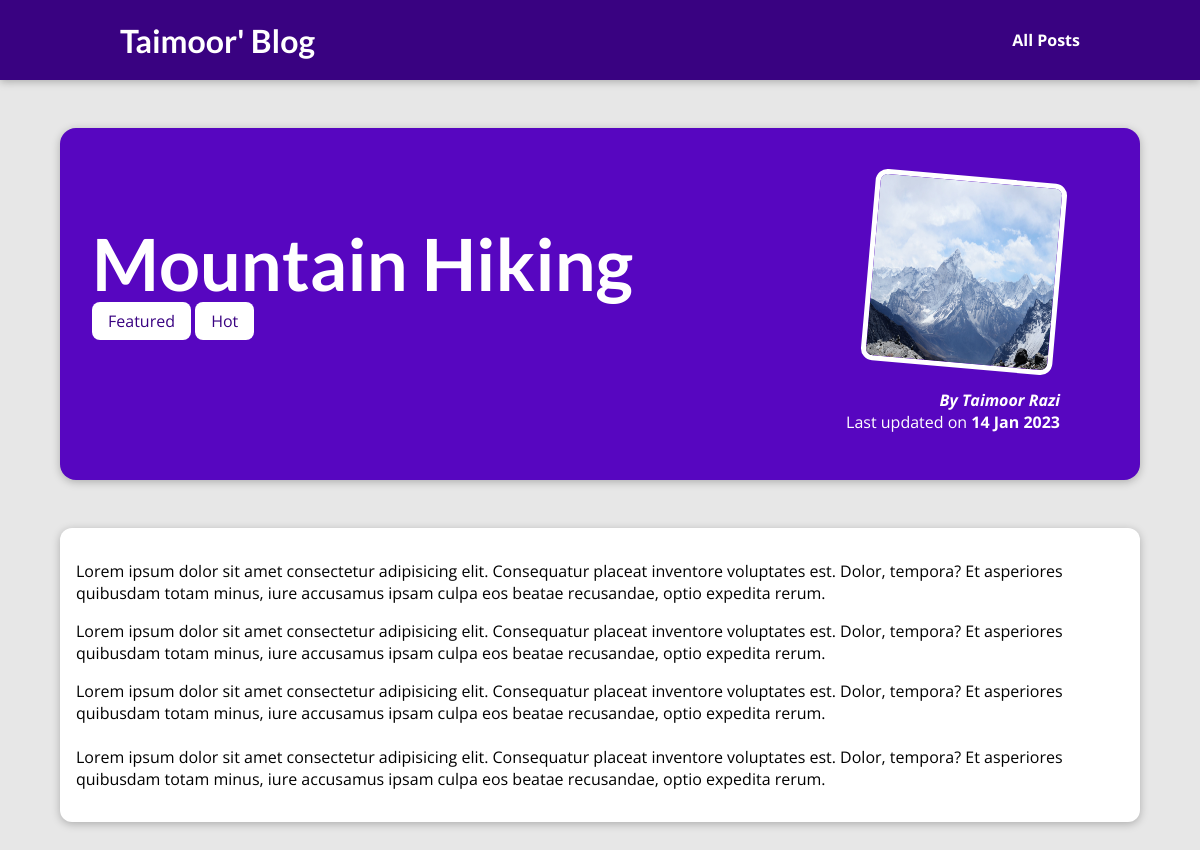
The page /posts/hike-in-the-mountains on the database its author committed.
### blog/models.py (models this page shows, shortened)
class Post(models.Model):
    title = models.CharField(max_length=150)
    excerpt = models.CharField(max_length=200)
    image_name = models.CharField(max_length=100)
    date = models.DateField(auto_now=True)
    slug = models.SlugField(unique=True, db_index=True)
    content = models.TextField(validators=[MinLengthValidator])
    author = models.ForeignKey(
        Author, on_delete=models.SET_NULL, null=True, related_name="posts")
    tags = models.ManyToManyField(Tag)

class Tag(models.Model):
    caption = models.CharField(max_length=80)

class Author(models.Model):
    first_name = models.CharField(max_length=100)
    last_name = models.CharField(max_length=100)
    email_address = models.EmailField()
    def full_name(self):
        return f"{self.first_name} {self.last_name}"
    def __str__(self):
        return self.full_name()

### blog/views.py (the view)
# urls.py: path("posts/<slug:slug>", views.post_detail,
def post_detail(request, slug):
    identified_post = get_object_or_404(Post, slug=slug)
    return render(request, "blog/post-detail.html", {
        "post": identified_post,
        "post_tags": identified_post.tags.all()
    })

### blog/templates/blog/post-detail.html (shortened to what this page needs)
{% extends "base.html" %}
{% load static %}
{% block css_files %}
<link rel="stylesheet" href="{% static "blog/post-detail.css" %}" />
{% endblock %}
{% block content %}
    <section id="summary">
        <h2>{{ post.title }}</h2>
        <div>
            {% for tag in post_tags %}
                <span class="tag">{{ tag.caption }}</span>
            {% endfor %}
        </div>
        <article>
            <img src="{% static "blog/images/"|add:post.image_name %}" alt="{{ post.title }}" />
            <address>By <a href="mailto:{{ post.author.email_address }}">{{ post.author }}</a></address>
            <div>
                Last updated on <time>{{ post.date|date:"d M Y" }}</time>
            </div>
        </article>
    </section>
    <main>
        {{ post.content|linebreaks }}
    </main>
{% endblock %}

### templates/base.html (shortened to what this page needs)
{% load static %}
<!DOCTYPE html>
<html lang="en">
<head>
    <link rel="stylesheet" href="{% static "app.css" %}">
    {% block css_files %}{% endblock %}
</head>
<body>
    <header id="main-navigation">
        <h1><a href="{% url "starting-page"%}">Taimoor' Blog</a></h1>
        <nav>
            <a href="{% url "posts-page" %}">All Posts</a>
        </nav>
    </header>
    {% block content %}
    {% endblock %}
</body>
</html>

### static/app.css (style rules this page uses)
* { box-sizing: border-box; }
html { font-family: 'Open Sans', 'Lato', sans-serif; }
body { margin: 0; }
h1, h2, h3 { font-family: 'Lato', sans-serif; font-weight: bold; }
#main-navigation { width: 100%; height: 5rem; display: flex; justify-content: space-between; align-items: center; padding: 0 10%; position: absolute; top: 0; left: 0; }
#main-navigation a { text-decoration: none; color: white; font-weight: bold; }

### blog/static/blog/post-detail.css (style rules this page uses)
body { background-color: #e7e7e7; }
#main-navigation { background-color: #390281; box-shadow: 0 2px 8px rgba(0, 0, 0, 0.25); }
#summary { margin: 8rem auto 3rem auto; padding: 2rem; width: 90%; max-width: 90rem; border-radius: 16px; background-color: #5706c0; position: relative; box-shadow: 0 2px 8px rgba(0, 0, 0, 0.25); height: 22rem; }
#summary h2 { color: white; font-size: 4.5rem; margin-bottom: 0.25rem; }
#summary article { position: absolute; top: 2rem; right: 3rem; padding: 1rem 2rem; border-radius: 12px; text-align: right; color: white; }
#summary article img { width: 12rem; height: 12rem; border-radius: 12px; transform: rotateZ(5deg); border: 5px solid white; margin-bottom: 1rem; }
#summary address { font-weight: bold; }
#summary a { color: white; text-decoration: none; }
#summary time { font-weight: bold; }
main { width: 90%; max-width: 90rem; margin: 3rem auto; background-color: white; padding: 1rem; border-radius: 12px; box-shadow: 0 2px 8px rgba(0, 0, 0, 0.25); }
.tag { background-color: white; color: #390281; padding: 0.5rem 1rem; border-radius: 8px; }

### rows shown on the page
Post: title "Mountain Hiking", image_name (picture), author "Taimoor Razi", date "14 Jan 2023", content "Lorem ipsum dolor sit amet consectetur adipisicing elit. Consequatur placeat inventore voluptates est. Dolor, tempora? Et asperiores quibusdam totam minus, iure accusamus ipsam culpa eos beatae recusandae, optio expedita rerum. Lorem ipsum dolor sit amet consectetur adipisicing elit. Consequatur placeat inventore voluptates est. Dolor, tempora? Et asperiores quibusdam totam minus, iure accusamus ipsam culpa eos beatae recusandae, optio expedita rerum. Lorem ipsum dolor sit amet consectetur adipisicing elit. Consequatur placeat inventore voluptates est. Dolor, tempora? Et asperiores quibusdam totam minus, iure accusamus ipsam culpa eos beatae recusandae, optio expedita rerum. Lorem ipsum…"
Tag: caption "Featured"
Tag: caption "Hot"
